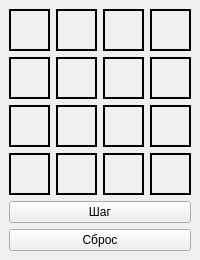
<?xml version="1.0" encoding="UTF-8"?>
<ui version="4.0">
 <class>MainWindow</class>
 <widget class="QMainWindow" name="MainWindow">
  <property name="geometry">
   <rect>
    <x>0</x>
    <y>0</y>
    <width>200</width>
    <height>260</height>
   </rect>
  </property>
  <property name="sizePolicy">
   <sizepolicy hsizetype="Minimum" vsizetype="Minimum">
    <horstretch>0</horstretch>
    <verstretch>0</verstretch>
   </sizepolicy>
  </property>
  <property name="minimumSize">
   <size>
    <width>200</width>
    <height>260</height>
   </size>
  </property>
  <property name="maximumSize">
   <size>
    <width>200</width>
    <height>260</height>
   </size>
  </property>
  <property name="windowTitle">
   <string>Walker</string>
  </property>
  <widget class="QWidget" name="centralwidget">
   <layout class="QVBoxLayout" name="verticalLayout" stretch="20,20,20,20,0,0">
    <item>
     <layout class="QHBoxLayout" name="horizontalLayout_4">
      <item>
       <widget class="QLabel" name="label_1">
        <property name="autoFillBackground">
         <bool>false</bool>
        </property>
        <property name="frameShape">
         <enum>QFrame::WinPanel</enum>
        </property>
        <property name="frameShadow">
         <enum>QFrame::Plain</enum>
        </property>
        <property name="lineWidth">
         <number>1</number>
        </property>
        <property name="text">
         <string/>
        </property>
        <property name="alignment">
         <set>Qt::AlignCenter</set>
        </property>
       </widget>
      </item>
      <item>
       <widget class="QLabel" name="label_2">
        <property name="frameShape">
         <enum>QFrame::WinPanel</enum>
        </property>
        <property name="frameShadow">
         <enum>QFrame::Plain</enum>
        </property>
        <property name="text">
         <string/>
        </property>
        <property name="alignment">
         <set>Qt::AlignCenter</set>
        </property>
       </widget>
      </item>
      <item>
       <widget class="QLabel" name="label_3">
        <property name="frameShape">
         <enum>QFrame::WinPanel</enum>
        </property>
        <property name="text">
         <string/>
        </property>
        <property name="alignment">
         <set>Qt::AlignCenter</set>
        </property>
       </widget>
      </item>
      <item>
       <widget class="QLabel" name="label_4">
        <property name="frameShape">
         <enum>QFrame::WinPanel</enum>
        </property>
        <property name="text">
         <string/>
        </property>
        <property name="alignment">
         <set>Qt::AlignCenter</set>
        </property>
       </widget>
      </item>
     </layout>
    </item>
    <item>
     <layout class="QHBoxLayout" name="horizontalLayout_3">
      <item>
       <widget class="QLabel" name="label_5">
        <property name="frameShape">
         <enum>QFrame::WinPanel</enum>
        </property>
        <property name="text">
         <string/>
        </property>
        <property name="alignment">
         <set>Qt::AlignCenter</set>
        </property>
       </widget>
      </item>
      <item>
       <widget class="QLabel" name="label_6">
        <property name="frameShape">
         <enum>QFrame::WinPanel</enum>
        </property>
        <property name="text">
         <string/>
        </property>
        <property name="alignment">
         <set>Qt::AlignCenter</set>
        </property>
       </widget>
      </item>
      <item>
       <widget class="QLabel" name="label_7">
        <property name="frameShape">
         <enum>QFrame::WinPanel</enum>
        </property>
        <property name="text">
         <string/>
        </property>
        <property name="alignment">
         <set>Qt::AlignCenter</set>
        </property>
       </widget>
      </item>
      <item>
       <widget class="QLabel" name="label_8">
        <property name="frameShape">
         <enum>QFrame::WinPanel</enum>
        </property>
        <property name="text">
         <string/>
        </property>
        <property name="alignment">
         <set>Qt::AlignCenter</set>
        </property>
       </widget>
      </item>
     </layout>
    </item>
    <item>
     <layout class="QHBoxLayout" name="horizontalLayout_2">
      <item>
       <widget class="QLabel" name="label_9">
        <property name="frameShape">
         <enum>QFrame::WinPanel</enum>
        </property>
        <property name="text">
         <string/>
        </property>
        <property name="alignment">
         <set>Qt::AlignCenter</set>
        </property>
       </widget>
      </item>
      <item>
       <widget class="QLabel" name="label_10">
        <property name="frameShape">
         <enum>QFrame::WinPanel</enum>
        </property>
        <property name="text">
         <string/>
        </property>
        <property name="alignment">
         <set>Qt::AlignCenter</set>
        </property>
       </widget>
      </item>
      <item>
       <widget class="QLabel" name="label_11">
        <property name="frameShape">
         <enum>QFrame::WinPanel</enum>
        </property>
        <property name="text">
         <string/>
        </property>
        <property name="alignment">
         <set>Qt::AlignCenter</set>
        </property>
       </widget>
      </item>
      <item>
       <widget class="QLabel" name="label_12">
        <property name="frameShape">
         <enum>QFrame::WinPanel</enum>
        </property>
        <property name="text">
         <string/>
        </property>
        <property name="alignment">
         <set>Qt::AlignCenter</set>
        </property>
       </widget>
      </item>
     </layout>
    </item>
    <item>
     <layout class="QHBoxLayout" name="horizontalLayout">
      <item>
       <widget class="QLabel" name="label_13">
        <property name="frameShape">
         <enum>QFrame::WinPanel</enum>
        </property>
        <property name="text">
         <string/>
        </property>
        <property name="alignment">
         <set>Qt::AlignCenter</set>
        </property>
       </widget>
      </item>
      <item>
       <widget class="QLabel" name="label_14">
        <property name="frameShape">
         <enum>QFrame::WinPanel</enum>
        </property>
        <property name="text">
         <string/>
        </property>
        <property name="alignment">
         <set>Qt::AlignCenter</set>
        </property>
       </widget>
      </item>
      <item>
       <widget class="QLabel" name="label_15">
        <property name="frameShape">
         <enum>QFrame::WinPanel</enum>
        </property>
        <property name="text">
         <string/>
        </property>
        <property name="alignment">
         <set>Qt::AlignCenter</set>
        </property>
       </widget>
      </item>
      <item>
       <widget class="QLabel" name="label_16">
        <property name="frameShape">
         <enum>QFrame::WinPanel</enum>
        </property>
        <property name="text">
         <string/>
        </property>
        <property name="alignment">
         <set>Qt::AlignCenter</set>
        </property>
       </widget>
      </item>
     </layout>
    </item>
    <item>
     <layout class="QHBoxLayout" name="horizontalLayout_5">
      <item>
       <widget class="QPushButton" name="pushButton">
        <property name="text">
         <string>Шаг</string>
        </property>
       </widget>
      </item>
     </layout>
    </item>
    <item>
     <widget class="QPushButton" name="pushButton_2">
      <property name="text">
       <string>Сброс</string>
      </property>
     </widget>
    </item>
   </layout>
  </widget>
 </widget>
 <resources/>
 <connections/>
 <designerdata>
  <property name="gridDeltaX">
   <number>10</number>
  </property>
  <property name="gridDeltaY">
   <number>10</number>
  </property>
  <property name="gridSnapX">
   <bool>true</bool>
  </property>
  <property name="gridSnapY">
   <bool>true</bool>
  </property>
  <property name="gridVisible">
   <bool>true</bool>
  </property>
 </designerdata>
</ui>
